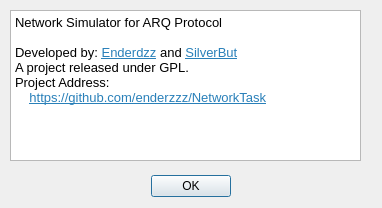
<?xml version="1.0" encoding="UTF-8"?>
<ui version="4.0">
 <class>dlgAbout</class>
 <widget class="QDialog" name="dlgAbout">
  <property name="geometry">
   <rect>
    <x>0</x>
    <y>0</y>
    <width>382</width>
    <height>208</height>
   </rect>
  </property>
  <property name="windowTitle">
   <string>About Program</string>
  </property>
  <widget class="QDialogButtonBox" name="buttonBox">
   <property name="geometry">
    <rect>
     <x>10</x>
     <y>170</y>
     <width>361</width>
     <height>32</height>
    </rect>
   </property>
   <property name="orientation">
    <enum>Qt::Horizontal</enum>
   </property>
   <property name="standardButtons">
    <set>QDialogButtonBox::Ok</set>
   </property>
   <property name="centerButtons">
    <bool>true</bool>
   </property>
  </widget>
  <widget class="QTextBrowser" name="textBrowser">
   <property name="geometry">
    <rect>
     <x>10</x>
     <y>10</y>
     <width>351</width>
     <height>151</height>
    </rect>
   </property>
   <property name="html">
    <string>&lt;!DOCTYPE HTML PUBLIC &quot;-//W3C//DTD HTML 4.0//EN&quot; &quot;http://www.w3.org/TR/REC-html40/strict.dtd&quot;&gt;
&lt;html&gt;&lt;head&gt;&lt;meta name=&quot;qrichtext&quot; content=&quot;1&quot; /&gt;&lt;style type=&quot;text/css&quot;&gt;
p, li { white-space: pre-wrap; }
&lt;/style&gt;&lt;/head&gt;&lt;body style=&quot; font-family:'WenQuanYi Micro Hei'; font-size:10pt; font-weight:400; font-style:normal;&quot;&gt;
&lt;p style=&quot; margin-top:0px; margin-bottom:0px; margin-left:0px; margin-right:0px; -qt-block-indent:0; text-indent:0px;&quot;&gt;Network Simulator for ARQ Protocol&lt;/p&gt;
&lt;p style=&quot;-qt-paragraph-type:empty; margin-top:0px; margin-bottom:0px; margin-left:0px; margin-right:0px; -qt-block-indent:0; text-indent:0px;&quot;&gt;&lt;br /&gt;&lt;/p&gt;
&lt;p style=&quot; margin-top:0px; margin-bottom:0px; margin-left:0px; margin-right:0px; -qt-block-indent:0; text-indent:0px;&quot;&gt;Developed by: &lt;a href=&quot;https://github.com/enderdzz&quot;&gt;&lt;span style=&quot; text-decoration: underline; color:#2980b9;&quot;&gt;Enderdzz&lt;/span&gt;&lt;/a&gt; and &lt;a href=&quot;https://github.com/SilverBut&quot;&gt;&lt;span style=&quot; text-decoration: underline; color:#2980b9;&quot;&gt;SilverBut&lt;/span&gt;&lt;/a&gt;&lt;/p&gt;
&lt;p style=&quot; margin-top:0px; margin-bottom:0px; margin-left:0px; margin-right:0px; -qt-block-indent:0; text-indent:0px;&quot;&gt;A project released under GPL.&lt;/p&gt;
&lt;p style=&quot; margin-top:0px; margin-bottom:0px; margin-left:0px; margin-right:0px; -qt-block-indent:0; text-indent:0px;&quot;&gt;Project Address:&lt;/p&gt;
&lt;p style=&quot; margin-top:0px; margin-bottom:0px; margin-left:0px; margin-right:0px; -qt-block-indent:0; text-indent:0px;&quot;&gt;    &lt;a href=&quot;https://github.com/enderzzz/NetworkTask&quot;&gt;&lt;span style=&quot; text-decoration: underline; color:#2980b9;&quot;&gt;https://github.com/enderzzz/NetworkTask&lt;/span&gt;&lt;/a&gt;&lt;/p&gt;&lt;/body&gt;&lt;/html&gt;</string>
   </property>
  </widget>
 </widget>
 <resources/>
 <connections>
  <connection>
   <sender>buttonBox</sender>
   <signal>accepted()</signal>
   <receiver>dlgAbout</receiver>
   <slot>accept()</slot>
   <hints>
    <hint type="sourcelabel">
     <x>248</x>
     <y>254</y>
    </hint>
    <hint type="destinationlabel">
     <x>157</x>
     <y>274</y>
    </hint>
   </hints>
  </connection>
  <connection>
   <sender>buttonBox</sender>
   <signal>rejected()</signal>
   <receiver>dlgAbout</receiver>
   <slot>reject()</slot>
   <hints>
    <hint type="sourcelabel">
     <x>316</x>
     <y>260</y>
    </hint>
    <hint type="destinationlabel">
     <x>286</x>
     <y>274</y>
    </hint>
   </hints>
  </connection>
 </connections>
</ui>
